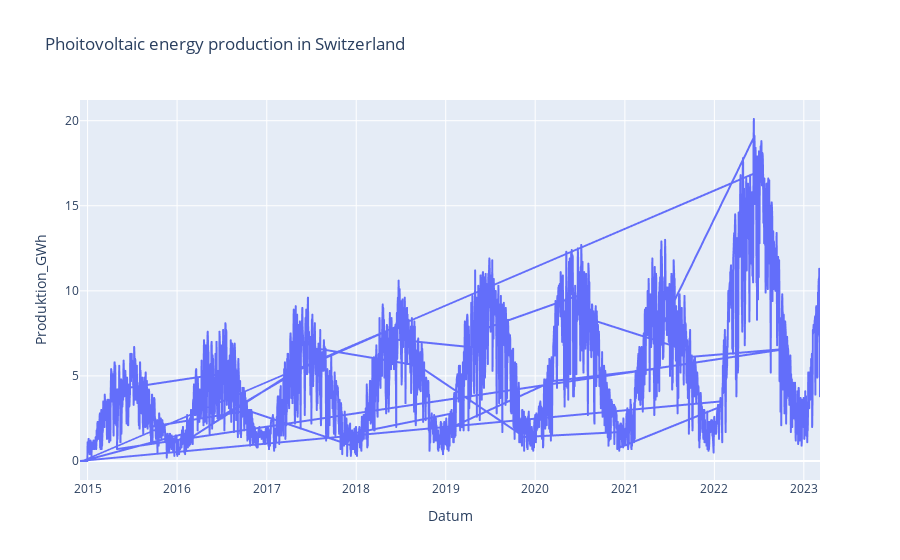

Notebook cell for this chart:
### Code cell
df_photovoltaic.plot(kind='line', x='Datum', y='Produktion_GWh', title='Phoitovoltaic energy production in Switzerland')

### Figure 1 — Plotly figure (JSON) as saved in the notebook; plotly's stock layout.template omitted (floating-point values rounded to 4 significant figures; data arrays with more than 128 entries replaced by an {"elided": "..."} marker saying what was removed)
{"data": [{"hovertemplate": "Datum=%{x}<br>Produktion_GWh=%{y}<extra></extra>", "legendgroup": "", "line": {"color": "#636efa", "dash": "solid"}, "marker": {"symbol": "circle"}, "mode": "lines", "name": "", "showlegend": false, "type": "scattergl", "x": {"elided": "3020 str values"}, "xaxis": "x", "y": {"elided": "3020 float values"}, "yaxis": "y"}], "layout": {"legend": {"tracegroupgap": 0}, "title": {"text": "Phoitovoltaic energy production in Switzerland"}, "xaxis": {"anchor": "y", "domain": [0, 1], "title": {"text": "Datum"}}, "yaxis": {"anchor": "x", "domain": [0, 1], "title": {"text": "Produktion_GWh"}}}}
